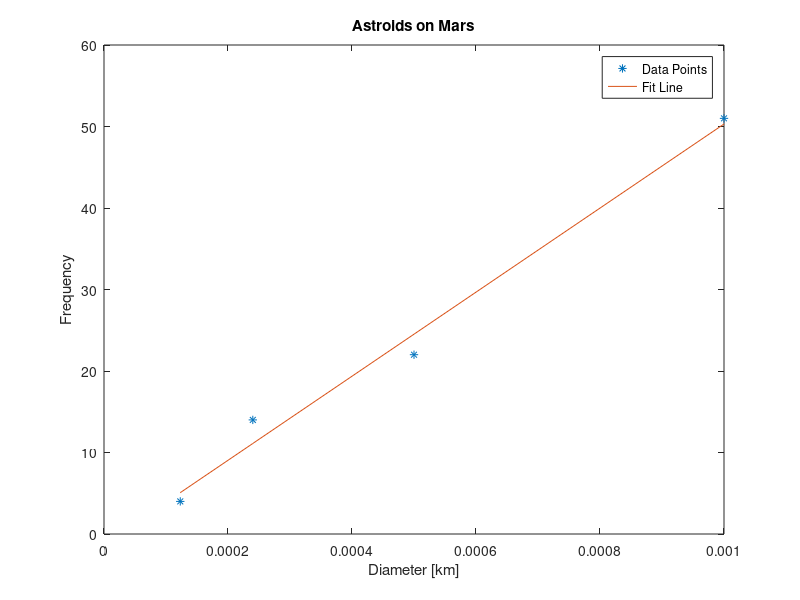

Write the MATLAB code that produced this figure.
% CME 100, PSET 4
% Problem 2
%
% Name: Ron Guglielmone

% Data:
diametersL = [32 45 64 90];
recpDiam = [ 0.001 0.0005 0.00024 0.000123];
x = [0.001 0.0005 0.00024 0.000123];
y = [51 22 14 4];

% Curve for Fit:
m = ((x(1)+x(2)+x(3)+x(4)) *...
    (y(1)+y(2)+y(3)+y(4)) -...
    (4*((x(1)*y(1))+(x(2)*y(2))+...
    (x(3)*y(3))+(x(4)*y(4))))) /...
    (((x(1)+x(2)+x(3)+x(4))^2) -...
    4*((x(1)^2)+(x(2)^2)+(x(3)^2)+(x(4)^2)));

b = (1/4) * ((y(1) + y(2) + y(3) + y(4))...
    - m * ((x(1) + x(2) + x(3) + x(4))));

yfit = m*x + b;

% Plot:
plot(recpDiam, y, '*');
hold on;
plot(recpDiam, yfit);
legend('Data Points', 'Fit Line');
title('Astroids on Mars');
xlabel('Diameter [km]');
ylabel('Frequency');  

